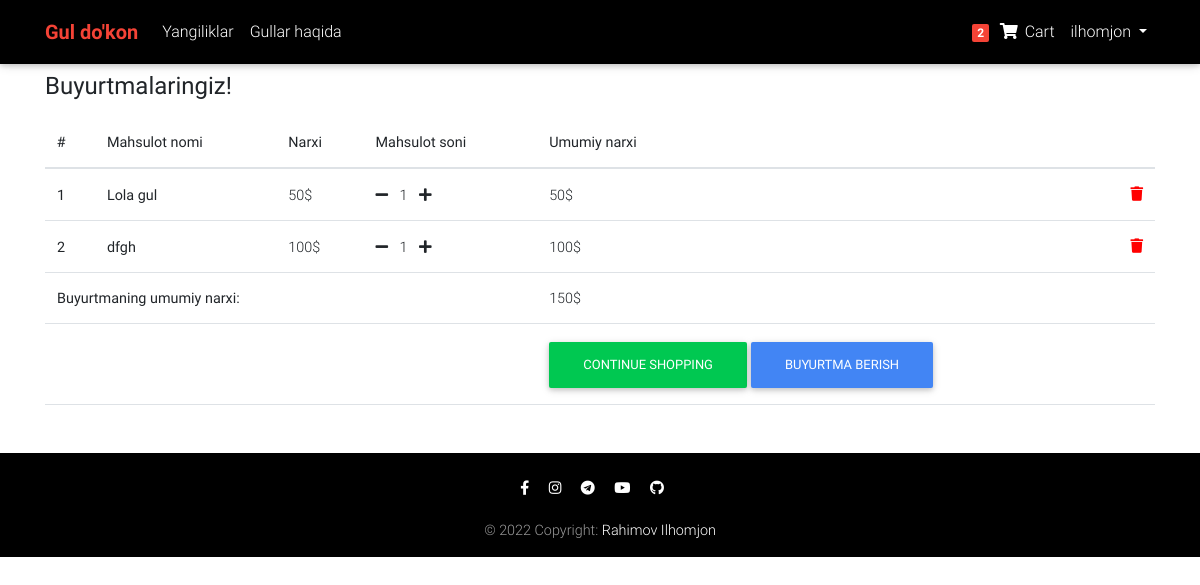
Page /order-summary (signed in) on the earlier database version.
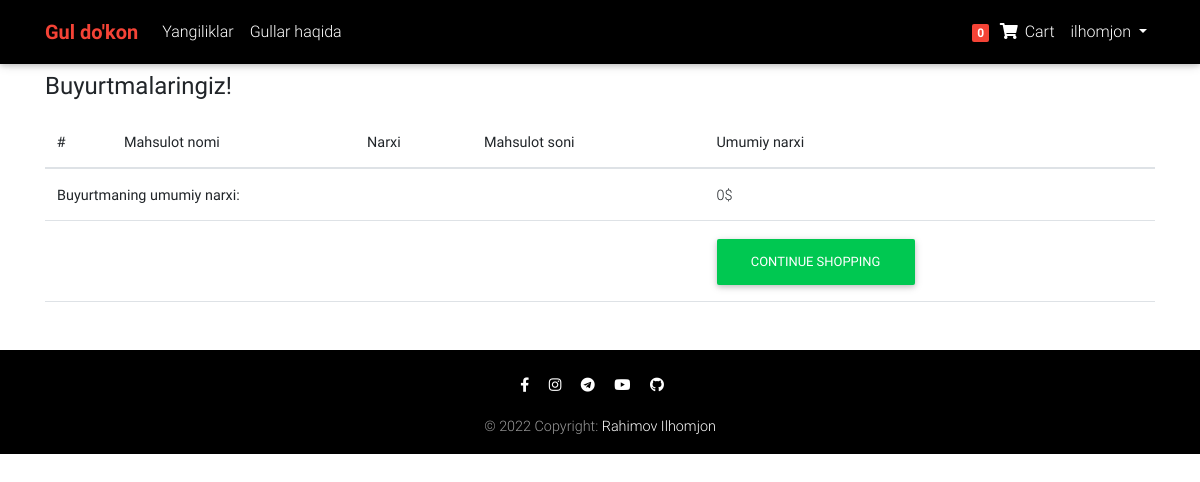
Same page on the later database version.
### accounts/models.py (models this page shows)
class CustomUser(AbstractUser):
    age = models.PositiveIntegerField(null=True, blank=True)

### flowers/models.py (models this page shows, shortened)
class Order(models.Model):
    user = models.ForeignKey(settings.AUTH_USER_MODEL, on_delete=models.CASCADE)
    products = models.ManyToManyField(OrderProduct)
    start_date = models.DateTimeField(auto_now_add=True)
    ordered_date = models.DateTimeField()
    ordered = models.BooleanField(default=False)
    order_completed = models.BooleanField(default=False)
    order_completed_date = models.DateTimeField(null=True, blank=True)
    billingAddress = models.ForeignKey('BillingAddress', on_delete=models.SET_NULL, blank=True, null=True)
    payment = models.ForeignKey('Payment', on_delete=models.SET_NULL, blank=True, null=True)
    def get_total(self):
        total = 0
        for order_product in self.products.all():
            total += order_product.get_final_price()
        return total

class OrderProduct(models.Model):
    user = models.ForeignKey(settings.AUTH_USER_MODEL, on_delete=models.CASCADE)
    ordered = models.BooleanField(default=False)
    product = models.ForeignKey(Product, on_delete=models.CASCADE)
    quantity = models.IntegerField(default=1)
    def get_total_product_price(self):
        return self.quantity * self.product.price
    def get_final_price(self):
        if self.product.discount_price:
            return self.get_total_product_discount_price()
        return self.get_total_product_price()

class Product(models.Model):
    name = models.CharField(max_length=50)
    description = RichTextField()
    date = models.DateTimeField(auto_now_add=True)
    image = models.ImageField(upload_to='images/')
    price = models.IntegerField()
    discount_price = models.IntegerField(null=True, blank=True)
    category = models.ForeignKey(Category, on_delete=models.CASCADE)
    label = models.CharField(choices=LABEL_CHOICES, max_length=10, null=True, blank=True)
    class Meta:
        verbose_name_plural = "Products"

### flowers/views.py (the view)
# urls.py: path('order-summary', OrderSummaryView.as_view(), name='order-summary'),
class OrderSummaryView(LoginRequiredMixin, View):
    def get(self, *args, **kwargs):
        try:
            order = Order.objects.get(user=self.request.user, ordered=False)
            return render(self.request, 'order_summary.html', context={
                'object': order,
            })
        except ObjectDoesNotExist:
            messages.error(self.request, "Savatingiz bo'sh, mahsulot tanlab uni qo'shing!", extra_tags='danger')
            return HttpResponseRedirect(self.request.META.get('HTTP_REFERER'))

### flowers/templatetags/card_template_tags.py (called while the page is built)
@register.filter()
def card_flower_count(user):
    if user.is_authenticated:
        qs = Order.objects.filter(user=user, ordered=False)
        if qs.exists():
            return qs.last().products.count()
    return 0

### template/order_summary.html (shortened to what this page needs)
{% extends 'base.html' %}
{% block content %}
<div class="mt-5 pt-4">
  </div>
<main>
    <div class="container">
  <h4><b>Buyurtmalaringiz!</b></h4>
<table class="table table-hover mt-3 mb-5">
    <thead>
    <tr>
      <th scope="col">#</th>
      <th scope="col">Mahsulot nomi</th>
      <th scope="col">Narxi</th>
      <th scope="col">Mahsulot soni</th>
      <th scope="col">Umumiy narxi</th>
    </tr>
  </thead>
  <tbody class="table-group-divider">
  {% for order_product in object.products.all %}
    <tr>
      <th scope="row">{{ forloop.counter }}</th>
      <th><a class="text-link active" href="{% url 'product' order_product.product.id %} ">{{ order_product.product.name }}</a></th>
      {% if order_product.product.discount_price %}
        <td>{{ order_product.product.discount_price }}$</td>
        <td>
          <a href="{% url 'remove-flower-from-card' order_product.product.id %}"><i class="fas fa-minus mr-2"></i> </a>
          {{ order_product.quantity }}
          <a href="{% url 'add-to-card' order_product.product.id %}"><i class="fas fa-plus ml-2"></i></a>
        </td>
        <td>{{ order_product.get_final_price }}$
          <span class="badge text-bg-success">{{ order_product.get_amount_saved }}$ tejaysiz!</span>
          <a style="color:red;" href="{% url 'remove-from-card' order_product.product.id %}">
            <i class="fas fa-trash float-right"></i>
          </a>
        </td>
      {% else %}
        <td>{{ order_product.product.price }}$</td>
        <td>
          <a href="{% url 'remove-flower-from-card' order_product.product.id %}"><i class="fas fa-minus mr-2"></i> </a>
          {{ order_product.quantity }}
          <a href="{% url 'add-to-card' order_product.product.id %}"><i class="fas fa-plus ml-2"></i></a>
        </td>
        <td>{{ order_product.get_final_price }}$
          <a style="color:red;" href="{% url 'remove-from-card' order_product.product.id %}">
            <i class="fas fa-trash float-right"></i>
          </a>
        </td>
      {% endif %}
    </tr>
  {% endfor %}
  <tr>
    <td colspan="4"><b>Buyurtmaning umumiy narxi: </b></td>
    <td>{{ object.get_total }}$</td>
  </tr>
  <tr>
    <td colspan="4"></td>
    <td><a class="btn btn-success" href="/category/0/page/1/">continue shopping</a>
      {% if object.products.all %}
        <a class="btn btn-primary" href="{% url 'checkout' %}">Buyurtma berish</a> </td>
      {% endif %}
  </tr>
  </tbody>
</table>
    </div>
</main>
{% endblock content %}

### template/base.html (shortened to what this page needs)
{% load static %}
{% load card_template_tags %}
<!doctype html>
<html lang="uz">
<head>
  <link href="https://cdn.jsdelivr.net/npm/bootstrap@5.2.3/dist/css/bootstrap.min.css" rel="stylesheet">
  <link href="https://getbootstrap.com/docs/5.2/assets/css/docs.css" rel="stylesheet">
  <link rel="stylesheet" href="https://use.fontawesome.com/releases/v5.11.2/css/all.css">
  <link href="/static/css/bootstrap.min.css" rel="stylesheet">
  <link href="/static/css/mdb.min.css" rel="stylesheet">
  <link href="/static/css/style.min.css" rel="stylesheet">
</head>
<body>
  <nav class="navbar fixed-top navbar-expand-lg navbar-dark black scrolling-navbar">
    <div class="container">
      <a class="navbar-brand waves-effect" href="/category/0/page/1/">
        <strong class="red-text"><b>Gul do'kon</b></strong>
      </a>
      <div class="collapse navbar-collapse" id="navbarSupportedContent">
        <ul class="navbar-nav mr-auto">
          <li class="nav-item">
            <a class="nav-link waves-effect" href="">Yangiliklar</a>
          </li>
          <li class="nav-item">
            <a class="nav-link waves-effect" href="">Gullar haqida</a>
          </li>
        </ul>
        <ul class="navbar-nav nav-flex-icons">
          {% if user.is_authenticated %}
          <li class="nav-item">
            <a href="{% url 'order-summary' %}" class="nav-link waves-effect">
              <span class="badge red z-depth-1 mr-1"> {{ user|card_flower_count }} </span>
              <i class="fas fa-shopping-cart"></i>
              <span class="clearfix d-none d-sm-inline-block"> Cart </span>
            </a>
          </li>
           <li class="nav-item dropdown">
              <a class="nav-link dropdown-toggle" href="#" role="button" data-bs-toggle="dropdown" aria-expanded="false">
                {{ user.username }}
              </a>
            </li>
          {% else %}
          <div class="button small">
            <a href="{% url 'login' %}" class="btn btn-outline-light" type="submit" style="height:40; width:120;">login</a></div>
          {% endif %}
        </ul>
      </div>
    </div>
  </nav>
    <main>
        {% block content %}
        {% endblock content %}
    </main>
  <footer class="page-footer footer-dark black text-center font-small mt-4 wow fadeIn">
    <hr class="my-4">
    <div class="pb-1">
      <a href="https://www.facebook.com/profile.php?id=100075273840350&mibextid=ZbWKwL" target="_blank">
        <i class="fab fa-facebook-f mr-3"></i>
      </a>
      <a href="https://www.instagram.com/rahimov_ilhomjon01/" target="_blank">
        <i class="fab fa-instagram mr-3"></i>
      </a>
      <a href="http://t.me/Rahimov_Ilhomjon" target="_blank">
        <i class="fab fa-telegram mr-3"></i>
      </a>
      <a href="https://www.youtube.com/@realpythonacademy3211" target="_blank">
        <i class="fab fa-youtube mr-3"></i>
      </a>
      <a href="https://github.com/RahimovIlhom" target="_blank">
        <i class="fab fa-github mr-3"></i>
      </a>
    </div>
    <div class="footer-copyright py-3">
      © 2022 Copyright:
      <a href="" target="_blank"> Rahimov Ilhomjon </a>
    </div>
  </footer>
  </body>
</html>

### template/base.html (style rules this page uses)
html, body, header, .carousel { height: 60vh; }

Differences in the rows shown:
removed OrderProduct: product.name "Lola gul", product.price "50", quantity "1", get_final_price "50"
removed OrderProduct: product.name "dfgh", product.price "100", quantity "1", get_final_price "100"
changed CustomUser "ilhomjon": id "2" → "0"
computed for Order: get_total "150" → "0"
Other differences:
text no longer shown: "BUYURTMA BERISH"
